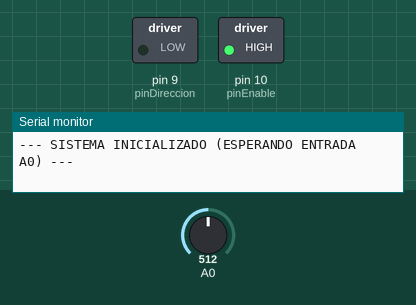
Simulated run of this sketch. Board: Arduino Uno, built with avr-gcc and run on an emulated ATmega328P. Parts: switched loads named in the sketch (green lamp = pin HIGH), the last lines printed to the serial monitor. The inputs (shaded band) are chosen by the test bench; at power-on: A0 = 512. Pins used as bus, display or sensor lines are not drawn.

Above: at 0.05 s.
At 5.1 s:
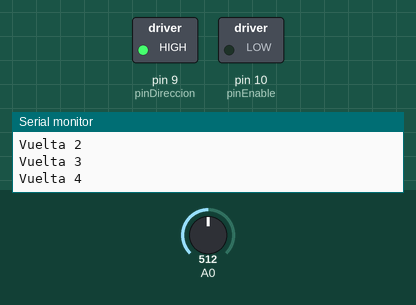
At 11.3 s:
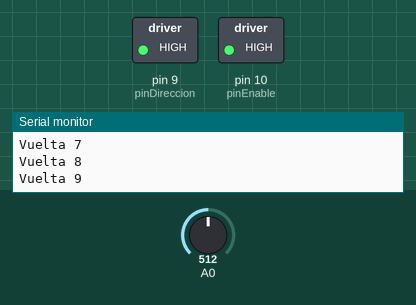
Timing chart, 0 to 14.1 s (numbered marks = the images above):
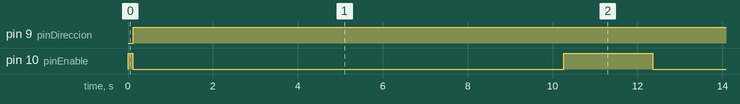

Measured:
- by itself, pin 9 (pinDireccion): LOW → HIGH at 0.12 s
- by itself, pin 10 (pinEnable): alternates HIGH for 2.1 s and LOW for 10.2 s

The sketch:

Codigo_en_Progreso.ino
```cpp
// =========================================================================
// Control motor según posición resistencia - Versión de BAJO CONSUMO (TB6600)
// Proyecto: Timelapse sobre raíles
// =========================================================================

// Definición de pines fijos para el TB6600 (Señales Negativas)
const int pinPulso = 8;      // PUL- conectado a D8
const int pinDireccion = 9;  // DIR- conectado a D9
const int pinEnable = 10;    // ENA- conectado a D10

// Configuración física: 1/4 de paso en el TB6600 = 400 pasos por vuelta.
const int pasosPorVuelta = 400;

// Variable global para contar el progreso del viaje (en pasos)
long pasosAcumulados = 0;

// --- FUNCIONES DE CONTROL DEL MOTOR ---

void ponerMotorEnNeutro() {
  // En lógica de ánodo común, un HIGH en ENA- corta la corriente de las bobinas.
  // El motor queda libre, no consume batería y no se calienta durante la pausa.
  digitalWrite(pinEnable, HIGH);
}

void habilitarMotor() {
  // Un LOW activa el driver y energiza el motor dejándolo bloqueado y listo.
  digitalWrite(pinEnable, LOW);
}

void darPasos(long pasos, int rpm) {
  if (pasos == 0) return;

  habilitarMotor(); // Activamos el motor antes de moverlo
  delay(10);        // Pequeño margen físico para que el driver se estabilice

  // Determinar sentido de giro según el signo de los pasos
  if (pasos > 0) {
    digitalWrite(pinDireccion, HIGH); // Avance / Sentido Horario
  } else {
    digitalWrite(pinDireccion, LOW);  // Retroceso / Sentido Antihorario
    pasos = -pasos;                   // Convertimos a positivo para el bucle for
  }

  // CÁLCULO FÍSICO DE VELOCIDAD:
  // Calculamos el tiempo en microsegundos que debe durar cada semiperiodo de la onda cuadrada.
  // Fórmula: microsegundos = (60 seg * 1,000,000 us) / (RPM * pasosPorVuelta * 2)
  long retrasoMicrosegundos = (60000000L) / ((long)rpm * pasosPorVuelta * 2);

  retrasoMicrosegundos = 3000;

  Serial.print("Retraso: ");
  Serial.print(retrasoMicrosegundos);
  Serial.println(" μs");

  /*
  // Generación del tren de pulsos (Onda cuadrada)
  for (long i = 0; i < pasos; i++) {
    digitalWrite(pinPulso, HIGH);
    delayMicroseconds(retrasoMicrosegundos);
    digitalWrite(pinPulso, LOW);
    delayMicroseconds(retrasoMicrosegundos);
  }
  */

  Serial.println("Diez segundos, 600 pulsos. Debería resultar en 10 vueltas, a una por segundo");
  for (int s = 0; s < 10; s++) {
    Serial.print("Vuelta "); Serial.println(s);
    for (int i = 0; i < 600; i++) {
      digitalWrite(pinPulso, HIGH);
      delayMicroseconds(833);
      digitalWrite(pinPulso, LOW);
      delayMicroseconds(833);
    }
  }
}

// --- FUNCIONES DE LÓGICA Y SELECCIÓN ---

int comprendidoEntre(int v, int a, int b) {
  if ((v >= a) && (v < b)) {
    return 1;
  }
  return 0;
}

int selectorSegunPotenciometro(int potenciometro) {
  if (comprendidoEntre(potenciometro, 0, 400)) {
      return 1;
  }
  if (comprendidoEntre(potenciometro, 400, 800)) {
      return 2;
  }
  if (comprendidoEntre(potenciometro, 800, 1024)) {
      return 3;
  }
  return 0;
}

// --- CONFIGURACIÓN INICIAL ---

void setup() {
  Serial.begin(9600);

  // Configurar los pines de control como salidas
  pinMode(pinPulso, OUTPUT);
  pinMode(pinDireccion, OUTPUT);
  pinMode(pinEnable, OUTPUT);

  // Iniciamos en reposo absoluto (Bajo consumo)
  ponerMotorEnNeutro();
  Serial.println("--- SISTEMA INICIALIZADO (ESPERANDO ENTRADA A0) ---");
}

// --- BUCLE PRINCIPAL ---

void loop() {

  int posicionResistencia = analogRead(A0);
  Serial.print("Resistencia: ");
  Serial.println(posicionResistencia);

  int modo = selectorSegunPotenciometro(posicionResistencia);
  Serial.print("Modo elegido: ");
  Serial.println(modo);

  int velocidadRpm = 0;
  long pasosPorCiclo = 0;
  int pausa = 1;
  long distanciaFinalMm = 0;

  // Ajuste de pasos y distancias para resolución de 400 pasos/vuelta (Micropasos 1/4)
  switch (modo) {
      case 1:
          velocidadRpm = 20;
          pasosPorCiclo = 1000;
          pausa = 2;
          distanciaFinalMm = 2000;
          break;

      case 2:
          velocidadRpm = 40;
          pasosPorCiclo = 1000;
          pausa = 2;
          distanciaFinalMm = 1000;
          break;

      case 3:
          velocidadRpm = 80;
          pasosPorCiclo = 1000;
          pausa = 2;
          distanciaFinalMm = 500;
          break;

      default:
          Serial.println("Error: modo desconocido");
  }

  // CONTROL DE FIN DE SECUENCIA AUTOMÁTICO
  // Ajuste matemático: Al usar micropasos, el multiplicador pasa a ser 10 para mantener la escala real en mm
  long limitePasosTotales = distanciaFinalMm * 10;

  if (abs(pasosAcumulados) >= limitePasosTotales) {
      Serial.println("--- SECUENCIA FINALIZADA ---");
      Serial.print("Se ha alcanzado el limite de: "); Serial.print(distanciaFinalMm); Serial.println(" mm");
      ponerMotorEnNeutro(); // Apagado de seguridad definitivo
      delay(5000);
      return;
  }

  // Acumulación del progreso

  // TODO: debug
  // pasosAcumulados = pasosAcumulados + pasosPorCiclo;

  // Impresión de Telemetría en el Monitor Serie
  Serial.print("Velocidad: "); Serial.print(velocidadRpm); Serial.println(" RPM");
  Serial.print("Pasos a dar: "); Serial.println(pasosPorCiclo);
  Serial.print("Progreso: "); Serial.print(abs(pasosAcumulados) / 10.0); Serial.print(" / "); Serial.print(distanciaFinalMm); Serial.println(" mm");
  Serial.print("Pausa activa: "); Serial.print(pausa); Serial.println(" seg");

  // Ejecutar el movimiento físico
  darPasos(pasosPorCiclo, velocidadRpm);

  // BAJO CONSUMO ELECTRÓNICO: Cortamos la energía inmediatamente después de movernos
  ponerMotorEnNeutro();

  // Tiempo muerto para la captura fotográfica del Timelapse
  delay(pausa * 1000);
  Serial.println("------------------------------------");

}
```
